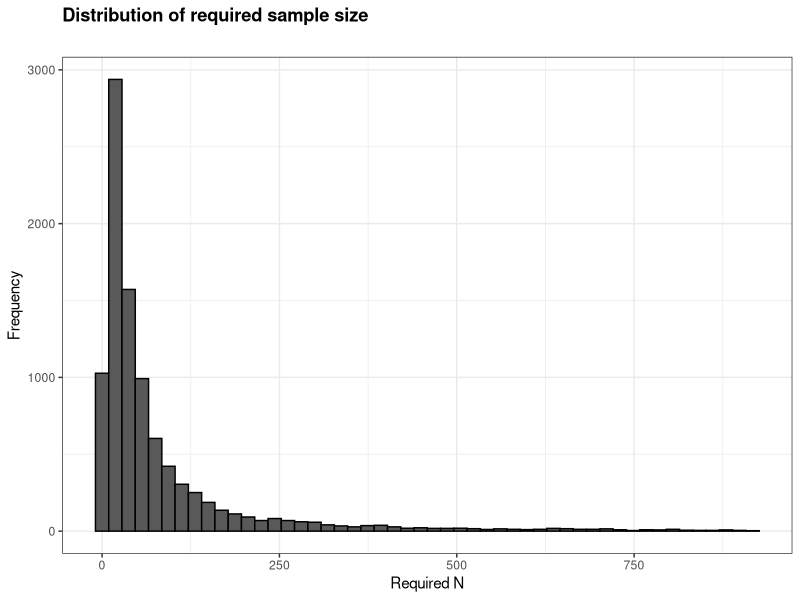

This figure's R source:
## ---- chunk 1
knitr::opts_chunk$set(echo = TRUE)
library(ggplot2)
## ---- chunk 2

# Fixed values
mu0 <- 3
alpha<- 0.01
beta <- 0.2
E<- 10000 # number of episodes

# Hyperparameters
mean_mu <- 5
gamma1 <- 8
gamma2 <- 2

calc_n <- function(sigma,mu,mu0,alpha,beta) {
  n <- ceiling( ( sigma* (qnorm(1-beta) + qnorm(1-alpha)) / (mu-mu0)    )^2  )
  return(n)
}
## ---- chunk 3
simulate_studies <- function(alpha,beta,E,mu0,mean_mu,gamma1,gamma2) {
  nvals <- rep(NaN,E)
  for (e in 1:E) {
    tempsig <- rgamma(1,shape=gamma1,rate=gamma2)
    tempmu  <- rnorm(1,mean=mean_mu,sd=1)
    
    nvals[e] <- calc_n(tempsig,tempmu,mu0,alpha,beta)
  }
 return(nvals) 
}

nvals <- simulate_studies(alpha,beta,E,mu0,mean_mu,gamma1,gamma2)
nvals<- nvals[nvals<quantile(nvals,0.95)]
## ---- chunk 4
plot_df <- data.frame(nvals)

ggplot(plot_df,
       aes(x = nvals)) +
       geom_histogram(color="black",bins = 50) +
       labs(x='Required N',
            y='Frequency',
            title='Distribution of required sample size',
            subtitle='') +
       theme_bw() +
       theme(plot.title = element_text(face = "bold")) 

## ---- chunk 5
summary(nvals)
